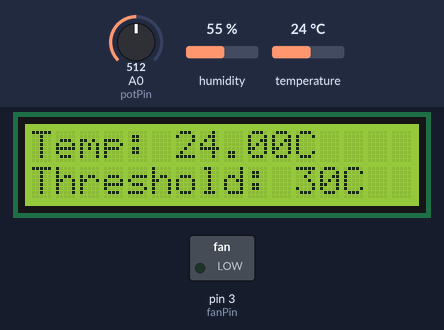
Bench run of a sketch on a simulated Arduino Uno, built with avr-gcc and run on an emulated ATmega328P. Parts: 16×2 character LCD, switched loads named in the sketch (green lamp = pin HIGH). The test bench sets the inputs (shaded band); at power-on: temperature 24 °C, A0 (potPin) = 512, humidity 55 %.

Above: at 3.2 s.
3.3 s: temperature set to 29 °C
At 4.5 s:
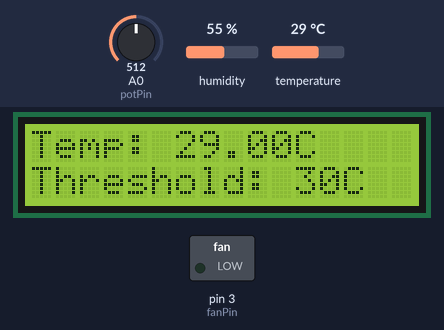
5.7 s: temperature set to 32 °C
At 6.7 s:
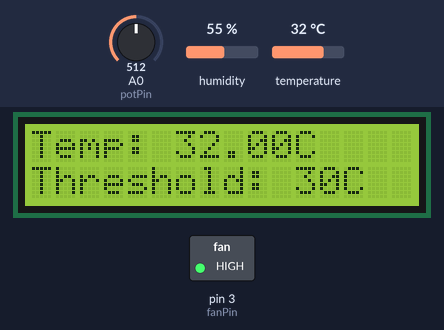
7.8 s: A0 (potPin) set to 600
At 8.8 s:
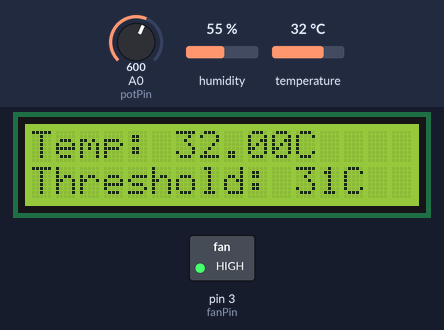
9.8 s: A0 (potPin) set to 624
At 10.9 s:
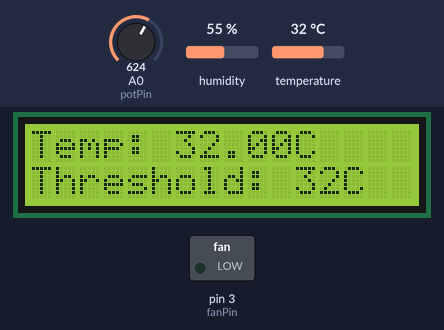
11.9 s: temperature set to 12 °C
At 13.0 s:
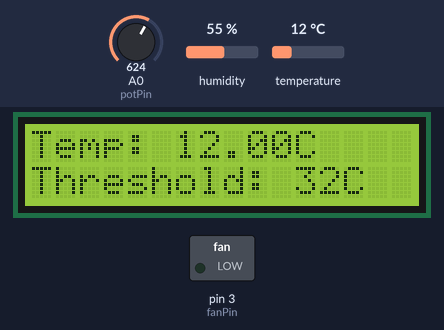
14.0 s: A0 (potPin) set to 716
At 15.1 s:
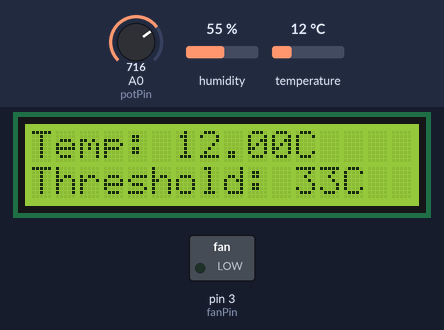
Timing chart, 0 to 17.0 s (numbered marks = the images above; inputs shaded):
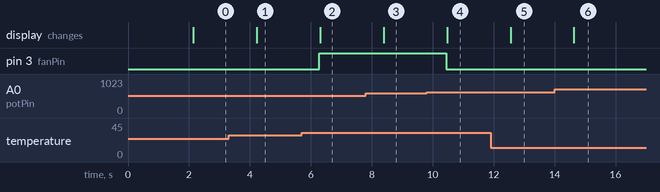

The sketch:

code.ino
```cpp
#include <DHT.h>
#include <Wire.h>
#include <LiquidCrystal_I2C.h>

#define DHTPIN 2
#define DHTTYPE DHT11

DHT dht(DHTPIN, DHTTYPE);

const int potPin = A0;
const int fanPin = 3; // Connect the fan to this pin

LiquidCrystal_I2C lcd(0x27, 16, 2); // Set the LCD address and dimensions

void setup() {
  dht.begin();
  pinMode(fanPin, OUTPUT);
//  lcd.init();                      // Initialize the LCD
  lcd.begin();
  lcd.backlight();                 // Turn on the backlight
  lcd.setCursor(0, 0);
  lcd.print("Temp Fan Control");
  lcd.setCursor(0, 1);
  lcd.print("by Group-C");
  delay(2000);
  lcd.clear();
}

void loop() {
  int threshold = map(analogRead(potPin), 0, 1023, 20, 40); // Map potentiometer value to temperature range

  float temperature = dht.readTemperature();

  if (temperature > threshold) {
    digitalWrite(fanPin, HIGH); // Turn on the fan
  } else {
    digitalWrite(fanPin, LOW); // Turn off the fan
  }

  lcd.clear();
  lcd.setCursor(0, 0);
  lcd.print("Temp: ");
  lcd.print(temperature);
  lcd.print("C");

  lcd.setCursor(0, 1);
  lcd.print("Threshold: ");
  lcd.print(threshold);
  lcd.print("C");

  delay(1000);
}
```

Measured:
- the behaviour switches between 30 and 31 °C on temperature (found by bisection; images 1 and 2)
- the behaviour switches between 613 and 614 on A0 (potPin) (found by bisection; images 3 and 4)
- after the input at 3.3 s, the display: changes after 0.93 s (image 1)
- after the input at 5.7 s, pin 3 (fanPin): LOW → HIGH after 0.58 s; the display: changes after 0.61 s (image 2)
- after the input at 7.8 s, the display: changes after 0.59 s (image 3)
- after the input at 9.8 s, pin 3 (fanPin): HIGH → LOW after 0.64 s; the display: changes after 0.67 s (image 4)
- after the input at 11.9 s, the display: changes after 0.65 s (image 5)
- after the input at 14.0 s, the display: changes after 0.63 s (image 6)
